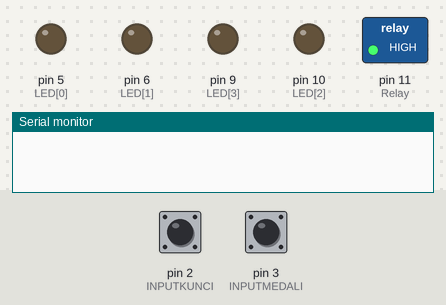
Bench run of a sketch on a simulated Arduino Uno, built with avr-gcc and run on an emulated ATmega328P. Shown: switched loads named in the sketch (green lamp = pin HIGH), output pins drawn as LEDs (lit = HIGH), the last lines printed to the serial monitor. The inputs (shaded band) are chosen by the test bench; at power-on: pin 3 (INPUTMEDALI) HIGH, pin 2 (INPUTKUNCI) HIGH.

Above: at 3.2 s.
3.3 s: pin 3 (INPUTMEDALI) pulled LOW for 0.15 s
At 4.05 s:
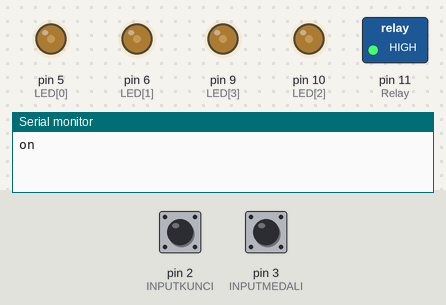
6.3 s: pin 2 (INPUTKUNCI) pulled LOW for 3.2 s
At 8.7 s:
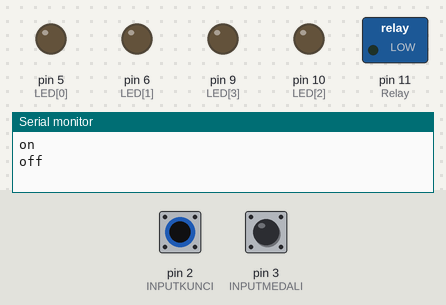
11.0 s: pin 3 (INPUTMEDALI) pulled LOW for 1 s
At 12.36 s:
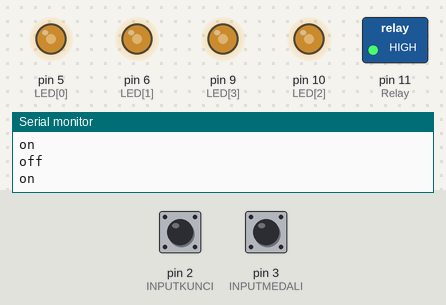
14.0 s: pin 2 (INPUTKUNCI) driven LOW and pin 3 (INPUTMEDALI) driven LOW
At 16.88 s:
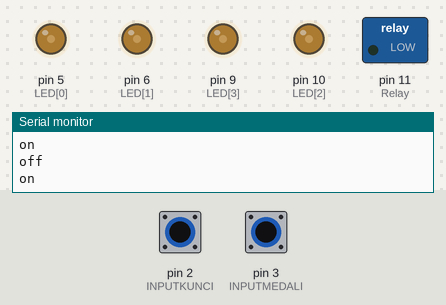
17.0 s: pin 2 (INPUTKUNCI) driven HIGH
At 19.1 s:
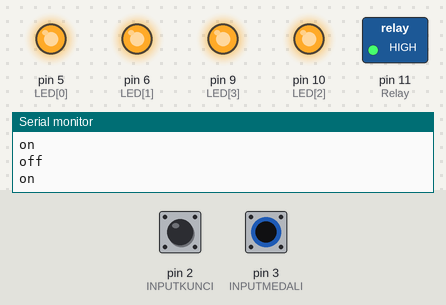
20.0 s: pin 3 (INPUTMEDALI) driven HIGH
At 23.4 s:
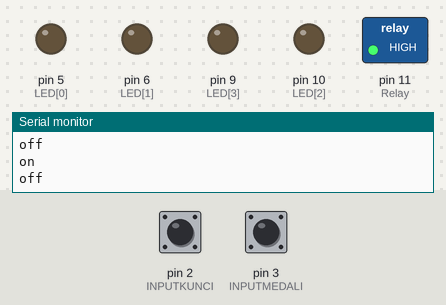
Timing chart, 0 to 24.0 s (numbered marks = the images above; inputs shaded):
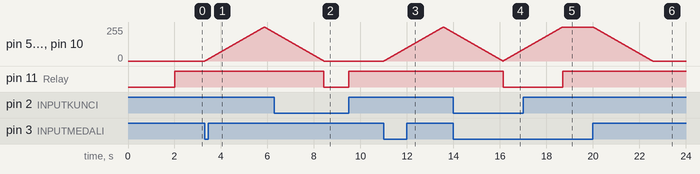

Measured:
- after the input at 3.3 s, pin 5 (LED[0]), pin 6 (LED[1]), pin 9 (LED[3]), pin 10 (LED[2]): rises from 0/255 to 255/255 in 2.5 s, then falls to 212/255 in 0.43 s
- after the input at 6.3 s, pin 11 (Relay): HIGH → LOW after 2.1 s, → HIGH 1.1 s later
- after the input at 11.0 s, pin 5 (LED[0]), pin 6 (LED[1]), pin 9 (LED[3]), pin 10 (LED[2]): rises from 0/255 to 255/255 in 2.5 s, then falls to 212/255 in 0.43 s
- after the input at 14.0 s, pin 11 (Relay): HIGH → LOW after 2.1 s
- after the input at 17.0 s, pin 11 (Relay): LOW → HIGH after 1.7 s
- after the input at 20.0 s, pin 5 (LED[0]), pin 6 (LED[1]), pin 9 (LED[3]), pin 10 (LED[2]): moves from 255/255 to 0/255 over 2.5 s, starting at once

The sketch:

Magnet.ino
```cpp
#define INPUTKUNCI 2
#define INPUTMEDALI 3
static const uint8_t LED[4]={5,6,10,9};
static const uint8_t LNUM = 4;
int LEDisON;

int i;
void LedOn()
{
    Serial.println("on");
    LEDisON = 1;
    int b;
    for(b=0;b<255;b++)
    {
        for(i=0;i<LNUM;i++)
        {
            analogWrite(LED[i],b);
        }
        //~ int x = 100-(int)((float)((float)b/255)*100);
        delay( 10 );
        //~ Serial.println(x);
    }
    digitalWrite(LED[0],HIGH);
    digitalWrite(LED[1],HIGH);
    digitalWrite(LED[2],HIGH);
    digitalWrite(LED[3],HIGH);
}
void LedOff()
{
    Serial.println("off");
    LEDisON = 0;
    int b;
    for(b=255;b>=0;b--)
    {
        for(i=0;i<LNUM;i++)
        {
            analogWrite(LED[i],b);
        }
        delay(10);
    }
    digitalWrite(LED[0],LOW);
    digitalWrite(LED[1],LOW);
    digitalWrite(LED[2],LOW);
    digitalWrite(LED[3],LOW);
}
void setup()
{
    pinMode(11,OUTPUT);//Relay
    pinMode(INPUTKUNCI,INPUT);
    pinMode(INPUTMEDALI,INPUT);

    digitalWrite(INPUTKUNCI,HIGH);
    digitalWrite(INPUTMEDALI,HIGH);

    Serial.begin(9600);
    //~ while (!Serial)
    {digitalWrite(13,HIGH);}
    delay(2000);
    digitalWrite(13,LOW);
}
void loop()
{
    if (digitalRead(INPUTKUNCI)==LOW)
    {
        digitalWrite(13,HIGH);
        digitalWrite(11,LOW);//Relay
    }
    else
    {
        digitalWrite(13,LOW);
        digitalWrite(11,HIGH);//Relay
    }
    if (digitalRead(INPUTMEDALI)==LOW)
    {
        if(LEDisON==0)
            LedOn();
    }
    else
    {
        if(LEDisON==1)
            LedOff();
    }
}
```
